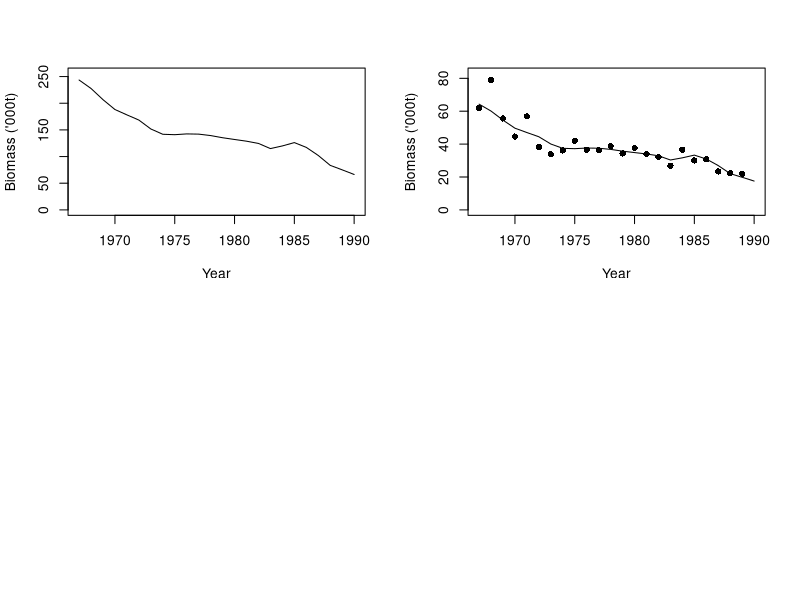

Recreate this plot in R.
# NOTE: Something is up with code, couldn't get mle to work with minusLL function initially
# Compared with code from past workshop, seems to be related to including C and I are 
# in the function/fixed list (weren't in the code from last year)
# Also, the Type=1 wasn't included in the set of fixed parametrs
# Below is the function definition for minusLL in from the last workshop
# minusLL <- function(logK,logr, Type=1)

library(stats4)

# the negative log-likelihood 
minusLL <- function(logK, logr, Type = 1)
{
  # Extract the parameters
  K <- exp(logK); r <- exp(logr); Nyear <- length(C); B <- rep(0, Nyear+1)
  
  # Calculate the biomass series
  B[1] <- K # initial biomass = K, meaning unfished
  
  for (Iyear in 1:Nyear){
    B[Iyear+1] <- B[Iyear] + r*B[Iyear]*(1.0-B[Iyear]/K) - C[Iyear]
    # set lower limit for biomass
    if (B[Iyear] < 0.01) B[Iyear] <- 0.01
  }
  
  print(B)
  # ML estimate for q
  qhat <- 0; bot <- 0;
  for (Iyear in 1:Nyear){
    
    qhat <- qhat + log(I[Iyear]/B[Iyear])
    bot <- bot + 1
    
    }
  qhat <- exp(qhat/bot)
  print(qhat)
  # Compute the sum of squared errors and hence the ML estimate for Sigma
  SS <-  0;
  for (Iyear in 1:Nyear){
    
    SS <- SS + (log(I[Iyear]) - log(qhat*B[Iyear]))^2
    
  }
  Sigma <- sqrt(SS/Nyear)
  print(Sigma)
  # Concentrated likelihood
  NegLogLike <- Nyear*log(Sigma);
 
  # material to return
  Outs <- NULL
  Outs$B <- B
  Outs$CpueHat <-B*qhat
  Outs$r <- r
  Outs$K <- K
  print(Type)
  if (Type == 1) return(NegLogLike)
  if (Type == 2) return(Outs)
 }  

# the negative log-likelihood 
minusLL2 <- function(logMSY,logr,  Type=1)
{
  # Extract the parameters
  MSY <- exp(logMSY); r <- exp(logr); K <- 4*MSY/r; Nyear <- length(C); B <- rep(0, Nyear+1)

  # biomass series
  B[1] <- K
  for (Iyear in 1:Nyear)
  {
    B[Iyear+1] <- B[Iyear] + r*B[Iyear]*(1.0-B[Iyear]/K) - C[Iyear]
    if (B[Iyear] < 0.01) B[Iyear] <- 0.01
  }  
  
  # ML estimate for q
  qhat <- 0; bot <- 0;
  for (Iyear in 1:Nyear){ 
    
    qhat <- qhat + log(I[Iyear]/B[Iyear]); bot <- bot + 1 
    
    }  
  qhat <- exp(qhat/bot)
  
  # Concentrated likelihood
  SS <-  0;
  for (Iyear in 1:Nyear){
    
    SS <- SS + (log(I[Iyear]) - log(qhat*B[Iyear]))^2
    
  }
  Sigma <- sqrt(SS/Nyear)
  
  NegLogLike <- Nyear*log(Sigma);
  #cat(r,K,NegLogLike,"\n")
  
  # material to return
  Outs <- NULL
  Outs$B <- B
  Outs$CpueHat <-B*qhat
  Outs$r <- r
  Outs$K <- K
  
  if (Type==1) return(NegLogLike)
  if (Type==2) return(Outs)
}  

par(mfrow=c(2,2))


# Catch and effort data
C <- c(15.9,25.7,28.5,23.7,25.0,33.3,28.2,19.7,17.5,19.3,21.6,23.1,22.5,22.5,23.6,29.1,14.4,13.2,28.4,34.6,37.5,25.9,25.3) 
I <- c(61.89,78.98,55.59,44.61,56.89,38.27,33.84,36.13,41.95,36.63,36.33,38.82,34.32,37.64,34.01,32.16,26.88,36.61,30.07,30.75,23.36,22.36,21.91)
Yr <- seq(from=1967,to=1989)


# Part 1 (fit the model and plot diagnostics)
# ===========================================

# fit the model
start <- list(logK=log(400), logr=log(0.3))
fixed <- list( Type = 1)
mleOutput <- mle(minusLL,start=start,fixed=fixed)
print(summary(mleOutput))

# Extract the model parameters
logK <- coef(mleOutput)[1]
logr <- coef(mleOutput)[2]
Output <- minusLL(logK,logr,Type=2)

# Plot the fit
plot(c(Yr,1990),Output$B,ylim=c(0,max(Output$B)*1.05),type="l",xlab="Year",ylab="Biomass ('000t)")
plot(c(Yr,1990),Output$CpueHat,ylim=c(0,max(I)*1.05),type="l",xlab="Year",ylab="Biomass ('000t)")
points(Yr,I,pch=16)

# Part 2 (profile likelihood for MSY)
# ===================================

# fit the model
start <- list(logMSY=log(400*0.3/2),logr=log(0.01))
fixed <- list(Type = 1)
mleOutput <- mle(minusLL2,start=start,fixed=fixed)
print(summary(mleOutput))


#start <- list(logMSY=log(400*0.3/2),logr=log(0.01))
#fixed <- list(C=C,I=I)
#mleOutput <- mle(minusLL2,start=start,fixed=fixed)
#print(summary(mleOutput))

